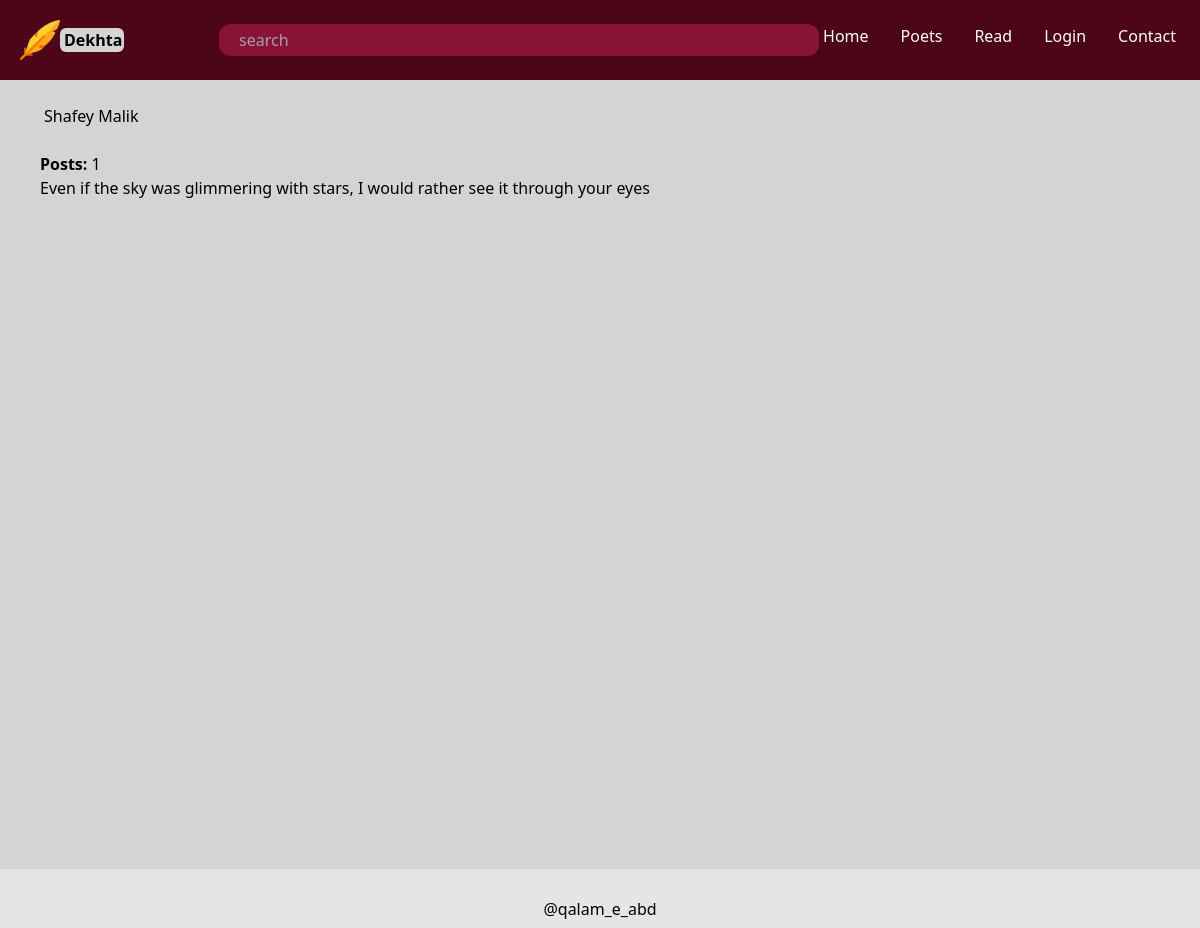
The page /poets/Shafey-Malik/ on the database its author committed.
### dekhta/models.py (models this page shows, shortened)
class Poets(models.Model):
    user = models.OneToOneField(User, on_delete=models.CASCADE, null=True)
    first_name = models.CharField(max_length = 25)
    last_name = models.CharField(max_length = 25)
    posts_count = models.IntegerField(default = 0)

class Post(models.Model):
    title = models.CharField(max_length = 40, null = True)
    d_time = models.DateTimeField(default=datetime.now())
    data = models.TextField()
    poet_id = models.ForeignKey('Poets', on_delete=models.CASCADE, default=-1)

### dekhta/views.py (the view)
# urls.py: path('poets/<str:first_name>-<str:last_name>/', views.details, name = 'details'),
def details(request, first_name, last_name):
    poet = Poets.objects.get(first_name= first_name, last_name = last_name)
    all_posts = Post.objects.all().values()
    context = {'poet' : poet, 'posts' : all_posts, 'show_add_post_button' : False}
    if (request.user == poet.user):
        context['show_add_post_button'] = True
    return render(request, 'details.html', context)

### dekhta/templates/details.html (shortened to what this page needs)
{% extends 'navbar.html' %}
{% load static %}
{% block content %}
<main class="bg-neutral-300 px-5 md:px-10 h-[85vh]">
    <h1 class="pl-1 py-6">{{poet.first_name}} {{poet.last_name}}</h1>
    <p><b>Posts: </b> {{poet.posts_count}}</p>
    {% for p in posts reversed %}
        {% if poet.id is p.poet_id_id %}
            {{p.data|linebreaks}}
        {% endif %}
    {% endfor %}
</main>
{% endblock content %}

### rows shown on the page
Poets: first_name "Shafey", last_name "Malik", posts_count "1"
Post: data "Even if the sky was glimmering with stars, I would rather see it through your eyes"
